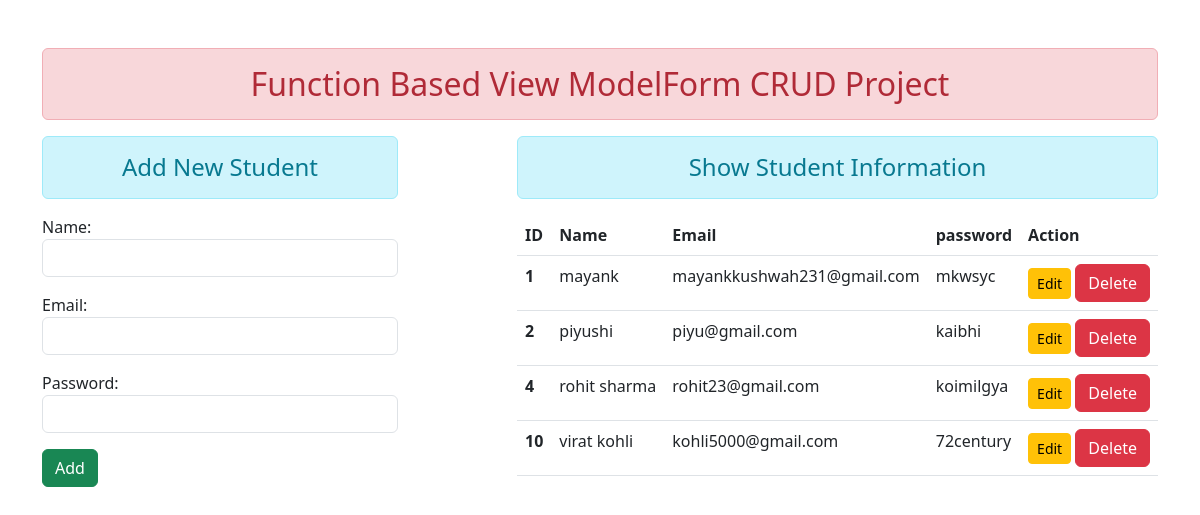
The page / on the database its author committed.
### enroll/models.py (models this page shows)
class User(models.Model):
    name=models.CharField(max_length=70)
    email=models.EmailField(max_length=70)
    password=models.CharField(max_length=30)

### enroll/views.py (the view)
# urls.py: path("",views.add_show,name='addandshow'),
def add_show(request):
    if request.method == 'POST':
        fm=StudentRegistration(request.POST)
        if fm.is_valid():
            nm = fm.cleaned_data['name']
            em = fm.cleaned_data['email']
            pw = fm.cleaned_data['password']
            reg = User (name=nm, email=em, password=pw)
            reg.save()
            fm=StudentRegistration()
    else:
        fm= StudentRegistration()
    student = User.objects.all()
    return render(request,'enroll/addandshow.html',{'form':fm,'stu':student})

### enroll/forms.py
class StudentRegistration(forms.ModelForm):
    class Meta:
        model = User
        fields=['name','email','password']
        widgets = {
                  'name': forms.TextInput(attrs={'class':'form-control'}),
                  'email': forms.EmailInput(attrs={'class':'form-control'}),
                  'password': forms.PasswordInput( render_value=True,attrs={'class':'form-control'}),
                  }

### enroll/templates/enroll/addandshow.html (shortened to what this page needs)
{% extends 'enroll/base.html' %}
{% block content %}
{% load static %}
<div class="row">
    <div class="col-sm-4">
        <h4 class="text-center alert alert-info">Add New Student</h4>
       <form action="" method="POST">
          {{form.as_p}}
          <input type="submit" class="btn btn-success" value="Add">
       </form>
    </div>
    <div class="col-sm-7 offset-1">
        <h4 class="text-center alert alert-info">Show Student Information</h4>
        {% if stu %}
        <table class="table table-hover">
            <thead>
                <tr>
                    <th scope="col">ID</th>
                    <th scope="col">Name</th>
                    <th scope="col">Email</th>
                    <th scope="col">password</th>
                    <th scope="col">Action</th>
                </tr>
            </thead>
            <tbody>
                {% for st in stu %}
                <tr>
                    <th scope="row">{{st.id}}</th>
                    <td>{{st.name}}</td>
                    <td>{{st.email}}</td>
                    <td>{{st.password}}</td>
                    <td>
                        <a href="{% url 'updatedata' st.id %}" class="btn btn-warning btn-sm">Edit</a>
                        <form action="{% url 'deletedata' st.id %}" method="post" class="d-inline">
                            <input type="submit" class="btn btn-danger" value="Delete">
                        </form>
                    </td>
                </tr>
                {% endfor %}
            </tbody>
        </table>
        {% else %}
            <h4 class="text-center alert alert-warning">No Records</h4>
        {% endif %}
    </div>
</div>
{% endblock content %}

### enroll/templates/enroll/base.html (shortened to what this page needs)
<!DOCTYPE html>
{% load static %}
<html lang="en">
  <head>
    <link rel="stylesheet" href="{% static "enroll/css/bootstrap.css" %}">
  </head>
  <body>
    <div class="container mt-5">
        <h2 class="text-center alert alert-danger">Function Based View ModelForm CRUD Project</h2>
        {% block content %}
        {% endblock content %}
    </div>
  </body>
</html>

### rows shown on the page
User: id "1", name "mayank", email "mayankkushwah231@gmail.com", password "mkwsyc"
User: id "2", name "piyushi", email "piyu@gmail.com", password "kaibhi"
User: id "4", name "rohit sharma", email "rohit23@gmail.com", password "koimilgya"
User: id "10", name "virat kohli", email "kohli5000@gmail.com", password "72century"
